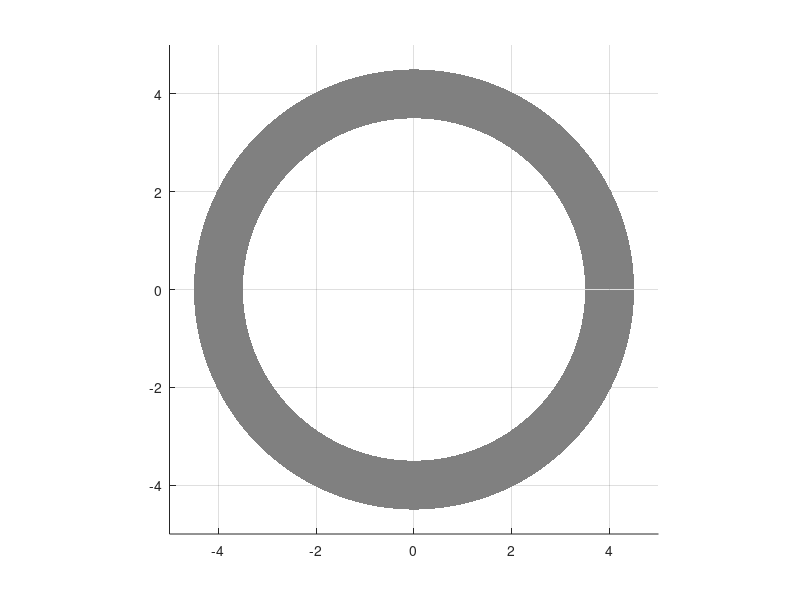

The MATLAB source for this figure: (Note: this script raises an error after producing the figure.)
function test_vehicle_rrt
    rng(1);
    dt = 0.2;
    SIZE = 0.5;
    R = 4;
    W = 1;
    
    figure;
    hold on;
    axis([-R-W,R+W,-R-W,R+W]);
    axis equal;
    grid on;
    
    theta1 = 0.:0.01:2*pi;
    theta2 = 2*pi:-0.01:0;
    xs = [cos(theta1)*(R+W/2) cos(theta2)*(R-W/2)];
    ys = [sin(theta1)*(R+W/2) sin(theta2)*(R-W/2)];
    patch(xs, ys, [0. 0. 0.], 'FaceColor', [0.5 0.5 0.5], 'EdgeColor', 'none');

    % For drawing purposes
%     for i=1:N
%         x1 = cos(2*pi*(i-1)/N)*R;
%         y1 = sin(2*pi*(i-1)/N)*R;
%         x2 = cos(2*pi*i/N)*R;
%         y2 = sin(2*pi*i/N)*R;
%         env.add_road(Road([x1 y1], [x2 y2], W, 'both'));
%     end

    rot = @(theta) [cos(theta) -sin(theta); sin(theta) cos(theta)];

    M = 10;
    
    obstacles = {};
    
    for i = 1:M
        theta = 2*pi*(i-1)/M;
        obstacles{end+1} = rot(pi+pi/10+theta)*[-W/2 0 W/2; R-W R R-W]; %#ok<AGROW>
        obstacles{end+1} = rot(pi+pi/10+pi/10+theta)*[-W/2 0 W/2; R+W R R+W]; %#ok<AGROW>
    end
    
    for i = 1:length(obstacles)
        patch(obstacles{i}(1, :), obstacles{i}(2, :), '', 'EdgeColor', 'none', 'FaceColor', [1. 0.5 0]);
    end
        
    function result = safe(state)
        x = state(1:2);
        result = true;
        if norm(x)>R+W/2-SIZE/2
            result = false;
        end
        if norm(x)<R-W/2+SIZE/2
            result = false;
        end
        for k = 1:length(obstacles)
            tsum = 0;
            for j = 1:size(obstacles{k}, 2)
                p = obstacles{k}(:, j) - x(1:2);
                p = p(1)+p(2)*1i;
                q = obstacles{k}(:, mod(j, size(obstacles{k}, 2))+1) - x(1:2);
                q = q(1)+q(2)*1i;
                tsum = tsum + atan2(imag(q/p), real(q/p));
            end
            if abs(tsum)<0.1
                continue
            end
            result = false;
        end
    end
    
    function result = next(x)
        result = [x(1)+x(4)*cos(x(3))*dt; x(2)+x(4)*sin(x(3))*dt; x(3); x(4)];
    end
%     for i = 1:M
%         theta = 2*pi*(i-1)/M;
%         env.add_obstacle(VehicleObstacle(rot(pi+pi/10+theta)*[-W/2 0 W/2; R-W R-W/5 R-W]));
%         env.add_obstacle(VehicleObstacle(rot(pi+pi/10+pi/10+theta)*[-W/2 0 W/2; R+W R+W/5 R+W]));
%     end

    %objective = @(x0, t0, dt) Sum(@(t) x(t, 1)*x0(2)-x(t, 2)*x0(1));
    %sys.set_dyn_objective(objective);

    % Remain inside roads
%     N = 20;
%     sys.add_constraint(always(P('norm(x(t, 1:2))<=R+W/2-SIZE/2'), 3*dt, inf));
%     p = [];
%     for i=1:N
%         theta = 2*pi*i/N;
%         q = P('cos(theta)*x(t, 1)+sin(theta)*x(t, 2)>=R-W/2+SIZE/2');
%         if i==1
%             p = q;
%         else
%             p = or(p, q);
%         end
%     end
    %sys.add_constraint(always(p, 3*dt, inf));

    % Avoid obstacles
%     for i=1:numel(env.obstacles)
%         points = env.obstacles(i).points;
%         cons = [];
%         for j=1:size(points, 2)
%             p = points(:, j)';
%             q = points(:, mod(j, size(points, 2))+1)';
%             v = [p(2)-q(2) q(1)-p(1)];
%             v = v / norm(v);
%             C = P('(x(t, 1)-p(1))*v(1)+(x(t, 2)-p(2))*v(2)<=-SIZE/3');
%             if j==1
%                 cons = C;
%             else
%                 cons = or(cons, C);
%             end
%         end
%         %sys.add_constraint(always(cons, 3*dt, inf));
%     end

    % Initial conditions
%     sys.add_constraint(P('x(0)==[0; -R; 0; 0.5]'));
%     sys.add_constraint(P('u(0)==0'));

    start = [rot(pi/30)*[0; -R]; 0; 1];
    finish = [rot(pi/30+2*pi/10)*[0; -R]; 2*pi/10; 1];
    
    start_arrow = quiver(0, 0, 0, 0, 0, 'LineWidth', 5);
    goal_arrow = quiver(0, 0, 0, 0, 0, 'LineWidth', 5);
    
    function update_arrow(arrow, x)
        set(arrow, 'XData', x(1));
        set(arrow, 'YData', x(2));
        set(arrow, 'UData', cos(x(3))*x(4)*0.5);
        set(arrow, 'VData', sin(x(3))*x(4)*0.5);
    end

    RRT = {};
    
    function n = node(x, uprev, iprev)
        n.x = x;
        n.uprev = uprev;
        n.iprev = iprev;
    end

    RRT{end+1} = node(start, [], -1);
    
    function result = dist(x1, x2)
        result = abs(x1(1)-x2(1))+abs(x1(2)-x2(2))+0.03*abs(x1(3)-x2(3))+0.03*abs(x1(4)-x2(4));
    end

%     function result = dist2(x1, x2)
%         %result = norm(x1(1:2)-x2(1:2))^2;
%         [t1, r1] = cart2pol(x1(1), x1(2));
%         [t2, r2] = cart2pol(x2(1), x2(2));
%         dtheta = t2-t1;
%         while dtheta<0
%             dtheta = dtheta + pi;
%         end
%         result = ((r1-r2))^2+(2*R*dtheta)^2;
%     end
    
    function istart = closest(x)
        istart = -1;
        for j=1:length(RRT)
            if ~safe(RRT{j}.x) || ~safe(next(RRT{j}.x)) || ~safe(next(next(RRT{j}.x)))
                continue
            end
            if ~safe((RRT{j}.x+x)/2.)
                continue
            end
            dtheta = -cart2pol(RRT{j}.x(1), RRT{j}.x(2))+cart2pol(x(1), x(2));
            while dtheta<0
                dtheta = dtheta + 2*pi;
            end
            if dtheta > pi
                continue
            end
            if istart == -1 || dist(RRT{j}.x, x)<dist(RRT{istart}.x, x)
                istart = j;
            end
        end
    end
    
    function reached = route(goal, istart)
        reached = -1;
        if nargin<=1
            istart = closest(goal);
        end
        if istart == -1
            return
        end
        update_arrow(start_arrow, RRT{istart}.x);
        update_arrow(goal_arrow, goal);
        t1 = 0;
        t2 = 1;
        xstart = RRT{istart}.x;
        sys = Vehicle(dt, SIZE);
        [x, u, ~] = sys.signals();
        sys.add_constraint(always(P(@(t, dt) abs(u(t, 1))<=1)));
        sys.add_constraint(always(P(@(t, dt) abs(u(t, 2))<=2)));
        sys.add_constraint(always(P(@(t, dt) abs(x(t, 4))<=1)));
        sys.add_constraint(P(@(t, dt) x(t1)==xstart));
        sys.set_objective(Sum(@(t, dt) dist(x(t), goal)));
        %try
            iprev = istart;
            sys.initialize(t1);
            for t=t1:dt:t2
                sys.find_control(5, t);
                sys.advance(t);
                if ~safe(sys.history.x(:, end))
                    return
                end
                newx = sys.history.x(:, end);
                RRT{end+1} = node(newx, sys.history.u(:, end), iprev); %#ok<AGROW>
                plot([sys.history.x(1, end), RRT{iprev}.x(1)], [sys.history.x(2, end), RRT{iprev}.x(2)], 'm');
                iprev = length(RRT);
                if norm(newx(1:2)-goal(1:2))<0.1
                    reached = iprev;
                    break
                end
            end
        %catch
        %    return
        %end
    end

    function x = random_point()
        while true
            x = [(rand()*2.-1)*(R+W); (rand()*2.-1)*(R+W); 0; rand()*2.];
            x(3) = atan2(x(1), -x(2))+rand();
            while x(3)>pi
                x(3) = x(3)-pi;
            end
            while x(3)<-pi
                x(3) = x(3)+pi;
            end
            if safe(x)
                break;
            end
        end
    end

    

    %route(finish, 1);
    while true
        reached = route(finish);
        if reached~=-1
            break
        end
        for l=1:10
            route(random_point());
        end
    end
    
    update_arrow(start_arrow, start);
    update_arrow(goal_arrow, finish);
    control = [];
    v = reached;
    while v~=1
        control = [control RRT{v}.uprev]; %#ok<AGROW>
        plot([RRT{v}.x(1) RRT{RRT{v}.iprev}.x(1)], [RRT{v}.x(2) RRT{RRT{v}.iprev}.x(2)], 'g', 'LineWidth', 3);
        v = RRT{v}.iprev;
    end
    
    display(control);
    %route(finish);
    
    %sys.add_constraint(P(@(t, dt) x(2)==final));

    %env.fig_dir = 'loop_with_obstacles';
    %env.run_closed_loop(20, 0, 0.3);
    %env.save_movie('loop_with_obstacles.avi', 2);

end